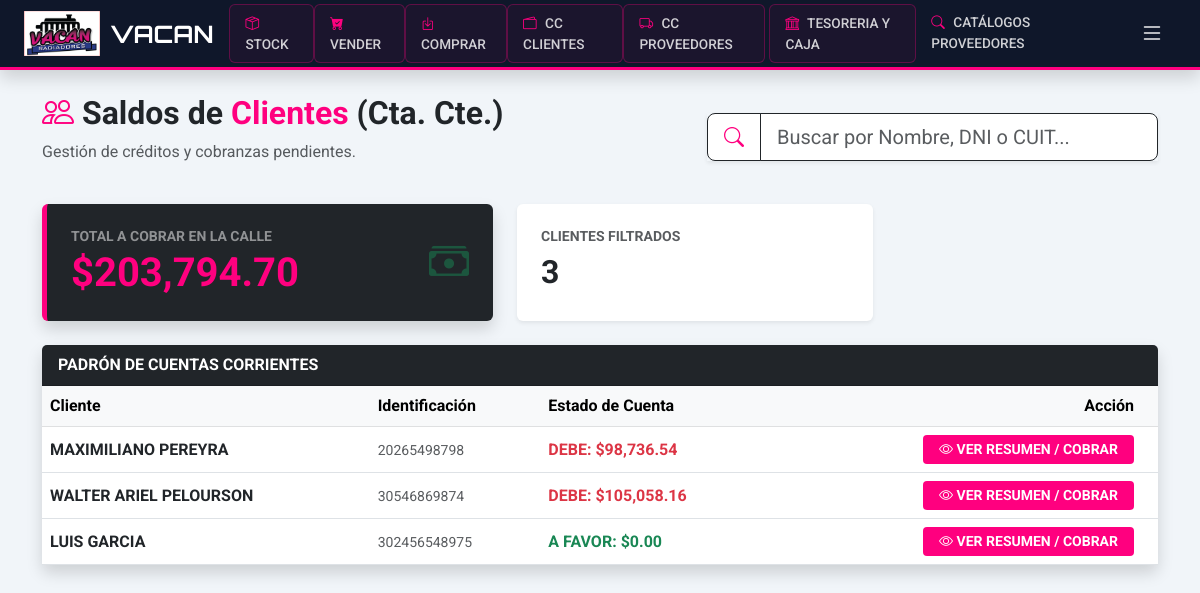
Page /admin/cta-cte (signed in) on the committed database.
### app/models.py (models this page shows)
class Cliente(db.Model):
    id = db.Column(db.Integer, primary_key=True)
    razon_social = db.Column(db.String(150), nullable=False)
    cuit = db.Column(db.String(20), unique=True)
    condicion_iva = db.Column(db.String(50))
    direccion = db.Column(db.String(200))
    localidad = db.Column(db.String(100))
    provincia = db.Column(db.String(100))
    telefono = db.Column(db.String(50))
    email = db.Column(db.String(100))
    iibb = db.Column(db.String(50))
    activo = db.Column(db.Boolean, default=True)
    ventas = db.relationship('Venta', back_populates='cliente')
    movimientos_cta = db.relationship('MovimientoCtaCte', back_populates='cliente')

### app/routes/admin.py (the view)
@admin_bp.route('/cta-cte')
@login_required
@roles_required('admin', 'superadmin')
def lista_cta_cte():
    saldos = []
    total_global_sucursal = 0
    if current_user.rol == 'admin':
        clientes = Cliente.query.join(MovimientoCtaCte).filter(
            MovimientoCtaCte.sucursal_id == current_user.sucursal_id
        ).distinct().all()
    else:
        clientes = Cliente.query.all()
    for c in clientes:
        query_m = MovimientoCtaCte.query.filter_by(cliente_id=c.id)
        if current_user.rol == 'admin':
            query_m = query_m.filter_by(sucursal_id=current_user.sucursal_id)
        saldo_individual = db.session.query(func.sum(MovimientoCtaCte.monto)).filter(
            MovimientoCtaCte.id.in_([m.id for m in query_m.all()])
        ).scalar() or 0
        saldos.append({
            'id': c.id,
            'razon_social': c.razon_social,
            'cuit': c.cuit,
            'saldo': saldo_individual
            })
        if saldo_individual > 0:
            total_global_sucursal += saldo_individual
    return render_template('admin/cta_cte_lista.html',
                           saldos=saldos,
                           total_global=total_global_sucursal)

### app/__init__.py (called while the page is built)
def create_app():
    app = Flask(__name__)
    app.config.from_object(Config)
    db.init_app(app)
    migrate.init_app(app, db, render_as_batch=True)
    login_manager.init_app(app)
    login_manager.login_view = 'auth.login'
    login_manager.login_message = "Por favor, inicia sesión para acceder al sistema Vacan."
    login_manager.login_message_category = "info"
    from .models import Usuario
    @login_manager.user_loader
    def load_user(user_id):
        return Usuario.query.get(int(user_id))
    from .routes.main import main_bp
    from .routes.inventory import inventory_bp
    from .routes.auth import auth_bp
    from .routes.admin import admin_bp
    app.register_blueprint(main_bp)
    app.register_blueprint(inventory_bp)
    app.register_blueprint(auth_bp)
    app.register_blueprint(admin_bp)
    return app

### app/utils/security.py (called while the page is built)
def roles_required(*roles):
    def decorator(f):
        @wraps(f)
        def decorated_function(*args, **kwargs):
            if not current_user.is_authenticated or current_user.rol not in roles:
                flash("No tienes permiso para acceder a esta sección.", "danger")
                return redirect(url_for('inventory.index'))
            return f(*args, **kwargs)
        return decorated_function
    return decorator

### app/templates/admin/cta_cte_lista.html (shortened to what this page needs)
{% extends 'base.html' %}
{% block content %}
<div class="row mb-4 align-items-center">
    <div class="col-md-7">
        <h2 class="fw-bold"><i class="bi bi-people text-pink"></i> Saldos de <span class="text-pink">Clientes</span> (Cta. Cte.)</h2>
        <p class="text-muted">Gestión de créditos y cobranzas pendientes.</p>
    </div>
    <div class="col-md-5">
        <div class="input-group input-group-lg shadow-sm">
            <span class="input-group-text bg-white border-dark"><i class="bi bi-search text-pink"></i></span>
            <input type="text" id="cliSearch" class="form-control border-dark" placeholder="Buscar por Nombre, DNI o CUIT...">
        </div>
    </div>
</div>
<div class="row mb-4">
    <div class="col-md-5">
        <div class="card bg-dark text-white shadow border-0" style="border-left: 5px solid var(--vacan-pink) !important;">
            <div class="card-body p-4 d-flex justify-content-between align-items-center">
                <div>
                    <h6 class="text-white-50 small text-uppercase fw-bold mb-1">Total a Cobrar en la Calle</h6>
                    <h1 class="fw-bold mb-0 text-pink">${{ "{:,.2f}".format(total_global or 0) }}</h1>
                </div>
                <div class="text-end">
                    <i class="bi bi-cash-stack fs-1 text-success opacity-50"></i>
                </div>
            </div>
        </div>
    </div>
    <div class="col-md-4">
        <div class="card bg-white shadow-sm border-0 p-4 h-100">
            <h6 class="text-muted small text-uppercase fw-bold">Clientes Filtrados</h6>
            <h2 class="fw-bold mb-0 text-dark" id="countCli">{{ saldos|length }}</h2>
        </div>
    </div>
</div>
<div class="card shadow border-0">
    <div class="card-header bg-dark text-white fw-bold">PADRÓN DE CUENTAS CORRIENTES</div>
    <div class="card-body p-0">
        <div class="table-responsive">
            <table class="table table-hover align-middle mb-0">
                <thead class="table-light">
                    <tr>
                        <th>Cliente</th>
                        <th>Identificación</th>
                        <th>Estado de Cuenta</th>
                        <th class="text-end px-4">Acción</th>
                    </tr>
                </thead>
                <tbody id="tableCli">
                    {% for s in saldos %}
                    <tr class="cli-row" data-info="{{ s.razon_social|lower }} {{ s.cuit|replace('-', '') if s.cuit else '' }}">
                        <td><strong>{{ s.razon_social }}</strong></td>
                        <td><small class="text-muted">{{ s.cuit or 'S/D' }}</small></td>
                        <td>
                            {% if s.saldo > 0 %}
                                <span class="text-danger fw-bold">DEBE: ${{ "{:,.2f}".format(s.saldo) }}</span>
                            {% else %}
                                <span class="text-success fw-bold">A FAVOR: ${{ "{:,.2f}".format(s.saldo|abs) }}</span>
                            {% endif %}
                        </td>
                        <td class="text-end px-4">
                            <a href="{{ url_for('admin.detalle_cta_cte', cliente_id=s.id) }}" class="btn btn-sm btn-pink fw-bold px-3">
                                <i class="bi bi-eye"></i> VER RESUMEN / COBRAR
                            </a>
                        </td>
                    </tr>
                    {% else %}
                    <tr><td colspan="4" class="text-center py-5 text-muted">No hay clientes con movimientos de cuenta corriente.</td></tr>
                    {% endfor %}
                </tbody>
            </table>
        </div>
    </div>
</div>
{% endblock %}

### app/templates/base.html (style rules this page uses)
:root { --vacan-blue: #0f172a; --vacan-pink: #ff007f; --vacan-dark-hover: #1e293b; }
body { background-color: #f1f5f9; font-family: 'Roboto', sans-serif; padding-top: 70px; }

### app/templates/admin/cta_cte_lista.html (style rules this page uses)
.btn-pink { background-color: var(--vacan-pink); color: white; border: none; transition: 0.3s; }
.text-pink { color: var(--vacan-pink) !important; }

### rows in the picture
Cliente: razon_social "MAXIMILIANO PEREYRA", cuit "20265498798", saldo "98,736.54"
Cliente: razon_social "WALTER ARIEL PELOURSON", cuit "30546869874", saldo "105,058.16"
Cliente: razon_social "LUIS GARCIA", cuit "302456548975", saldo|abs "0.00"

### other values in the picture
{{ "{:,.2f}".format(total_global or 0) }} "203,794.70"
{{ saldos|length }} "3"
